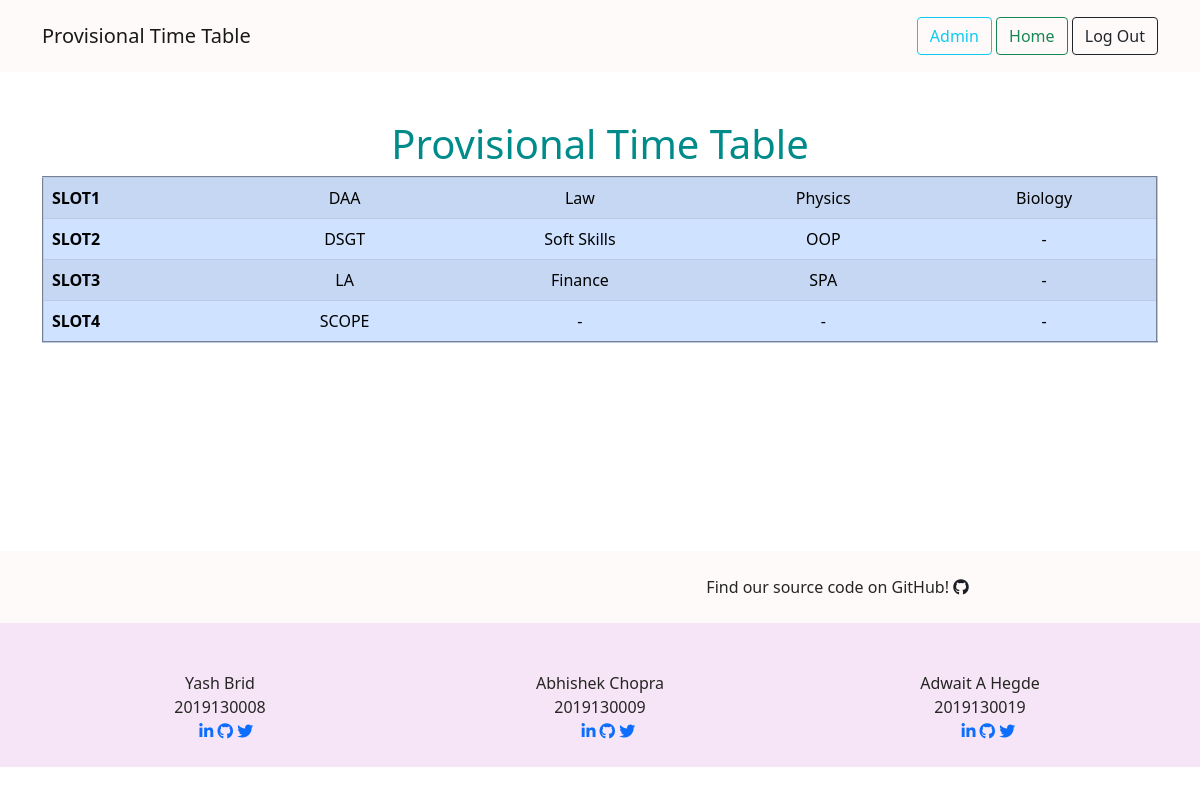
The page /generate/ (signed in) on the database as committed earlier.
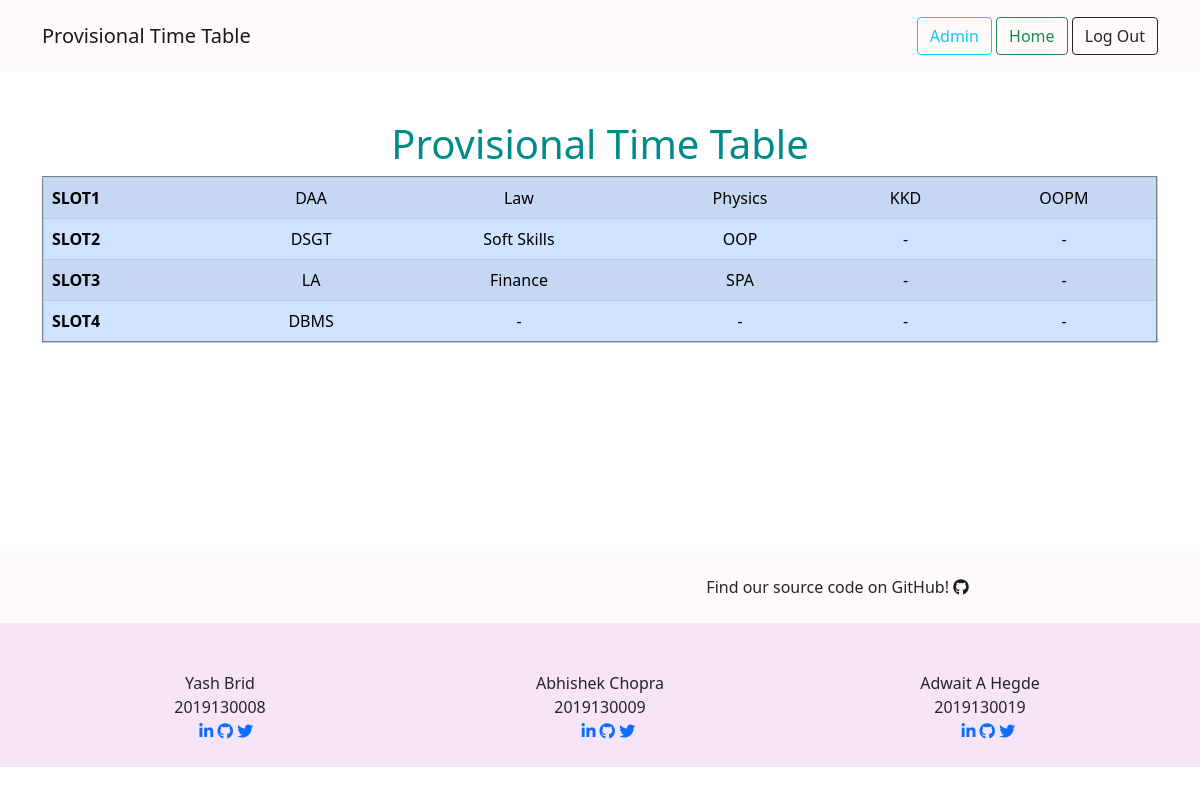
The same page on the database as committed later.
### app/models.py (models this page shows, shortened)
class Subject(models.Model):
    name = models.CharField(max_length=30, unique=True)

### app/views.py (the view)
# urls.py: path('generate/', views.generate, name="generate"),
def generate(request):
    if not request.user.is_authenticated :
        return redirect('/login/')
    if request.user.username != 'admin':
        return redirect('/')
    mappings = Mapping.objects.all()
    subjects = Subject.objects.values()
    counter = 0
    subid = dict()  #to prevent error after deletion of subjects
    for subj in subjects:
        subid[subj['id']]=counter
        counter+=1
    tot_sub = subjects.count()
    subs=[]
    for mapping in mappings:
        subs.append(list(mapping.sub.values()))
    mat = makematrix(subs, tot_sub, subid)
    ans = timetable(mat)
    res=[[] for i in range(len(set(ans)))]
    mcount=0
    for i in range(1,max(ans)+1):
        mcount = max(mcount,ans.count(i))
    for subject in subjects:
        i=subid[subject['id']]
        res[ans[i]-1].append(subject['name'])
    for i in range(len(res)):
        for j in range(mcount-len(res[i])):
            res[i].append('-')
    return render(request, 'table.html',{'res':res})

### app/views.py (called while the page is built)
def makematrix(subs, tot_sub, subid):
    mat=[[0 for i in range(tot_sub)]for i in range(tot_sub)]
    for sub in subs:
        l=len(sub)
        for i in range(l):
            for j in range(i+1,l):
                a,b = subid[sub[i]['id']] , subid[sub[j]['id']]
                mat[a][b], mat[b][a] = 1,1
    for m in mat:
        print(*m)
    return mat

def timetable(mat):
    l = len(mat)
    ans = [0]*l
    k=0
    color = 1
    while k>=0 :
        for i in range(l):
            if mat[k][i]==1:
                if ans[i]==color:
                    color+=1
                    continue
        ans[k]=color
        print(ans)
        color=1
        k+=1
        if k==l:
            break;
    return ans

### templates/table.html (shortened to what this page needs)
<!DOCTYPE html>
<html lang="en">
  <head>
    <link href="https://cdn.jsdelivr.net/npm/bootstrap@5.0.0-beta3/dist/css/bootstrap.min.css" rel="stylesheet">
  </head>
  <body>
        <nav class="navbar navbar-light mb-5 p-3" style="background-color: #fffafa;">
          <div class="container">
            <a class="navbar-brand">Provisional Time Table</a>
            <div class="d-flex">
              <a class="btn btn-outline-info" href="/admin/">Admin</a>
              <a class="btn btn-outline-success" href="{% url 'start' %}">Home</a>
              <a class="btn btn-outline-dark" href="{% url 'signout' %}">Log Out</a>
              </div>
          </div>
        </nav>
    <H1><FONT COLOR="DARKCYAN"><CENTER>Provisional Time Table</FONT></H1>
    <div class="container">
      <table class="table table-primary table-striped" border="2" cellspacing="3" align="center">
      {% for subjects in res %}
      <tr>
       <th align="center">SLOT{{forloop.counter}}
      {% for subject in subjects %}
       <td align="center">
         {{subject}}<br>
      {% endfor %}
      </tr>
      {% endfor %}
      </table>
    </div>
    <br><br><br><br><br><br>
<footer
class="page-footer font-small mt-5"
style="background-color: #f6e5f6; color: rgb(37, 37, 35)"
>
<div style="background-color: #fffafa">
  <div class="container">
    <div class="row py-4 d-flex align-items-center">
      <div class="col-md-6 col-lg-7 text-center text-md-right">
        Find our source code on GitHub!
        <a href="https://github.com/adwait-hegde/exam-scheduler" class="tw-ic" style="color: #1b1e24;">
          <i class="fab fa-github white-text mr-4"> </i>
        </a>
      </div>
    </div>
  </div>
</div>
<div class="container text-center text-md-left mt-5">
  <div class="row mt-3">
    <div class="col-md-4 col-lg-4 col-xl-4 mx-auto mb-4">
      <center>
        Yash Brid<br />2019130008<br />&nbsp;&nbsp;
        <a href="https://www.linkedin.com/in/adwait-hegde/" class="li-ic"><i class="fab fa-linkedin-in white-text mr-4"></i></a>
        <a href="https://github.com/bridyash13/" class="tw-ic"><i class="fab fa-github white-text mr-4"></i></a>
        <a href="https://twitter.com/bridyash13/" class="tw-ic"><i class="fab fa-twitter white-text mr-4"></i></a>
      </center>
    </div>
    <div class="col-md-4 col-lg-4 col-xl-4 mx-auto mb-4">
      <center>
        Abhishek Chopra<br />
        2019130009<br />&nbsp;&nbsp;&nbsp;
        <a href="https://www.linkedin.com/in/yash-jagtap-405a37150/" class="li-ic"><i class="fab fa-linkedin-in white-text mr-4"></i></a>
        <a href="https://github.com/AbhishekC20001/" class="tw-ic"><i class="fab fa-github white-text mr-4"></i></a>
        <a href="" class="tw-ic"><i class="fab fa-twitter white-text mr-4"></i></a>
      </center>
    </div>
    <div class="col-md-4 col-lg-4 col-xl-4 mx-auto mb-4">
      <center>
        Adwait A Hegde<br>
        2019130019<br>&nbsp;&nbsp;&nbsp;
        <a href="https://www.linkedin.com/in/adwait-hegde/" class="li-ic"><i class="fab fa-linkedin-in white-text mr-4"></i></a>
        <a href="https://github.com/adwait-hegde/" class="tw-ic"><i class="fab fa-github white-text mr-4"></i></a>
        <a href="https://twitter.com/adwait_hegde/" class="tw-ic"><i class="fab fa-twitter white-text mr-4"></i></a>
      </center>
    </div>
  </div>
</div>
</footer>
  </body>
</html>

### templates/table.html (style rules this page uses)
body { background-size: cover; background-image: linear-gradient( rgba(255, 255, 255, 0.01), rgba(255, 255, 255, 0.01) ), url("https://images.unsplash.com/photo-1557682250-33bd709cbe85?ixlib=rb-1.2.1&q=80&fm=jpg&crop=entropy&cs=tinysrgb&w=1080&fit=max"); color: white; }

Rows that differ between the two databases and show on the page:
removed Subject: subjects "Biology"
removed Subject: subjects "SCOPE"
added Subject: subjects "KKD"
added Subject: subjects "OOPM"
added Subject: subjects "DBMS"
